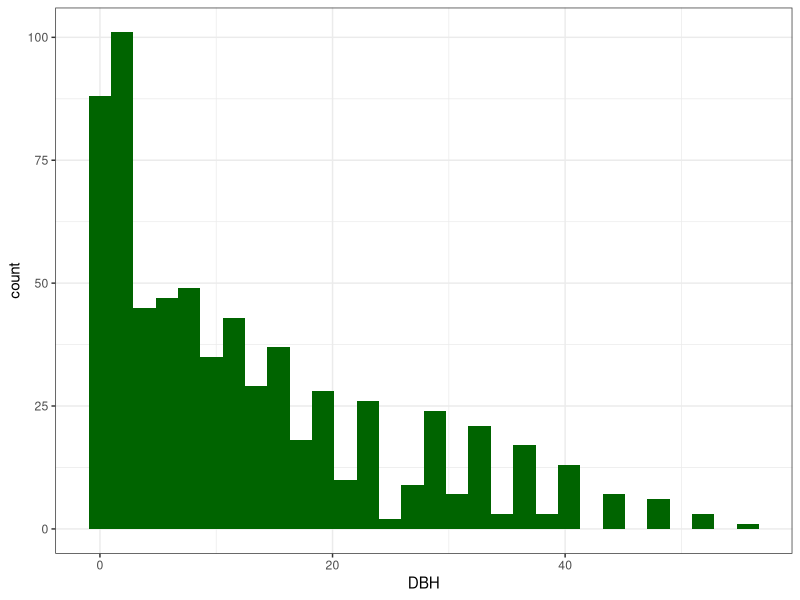
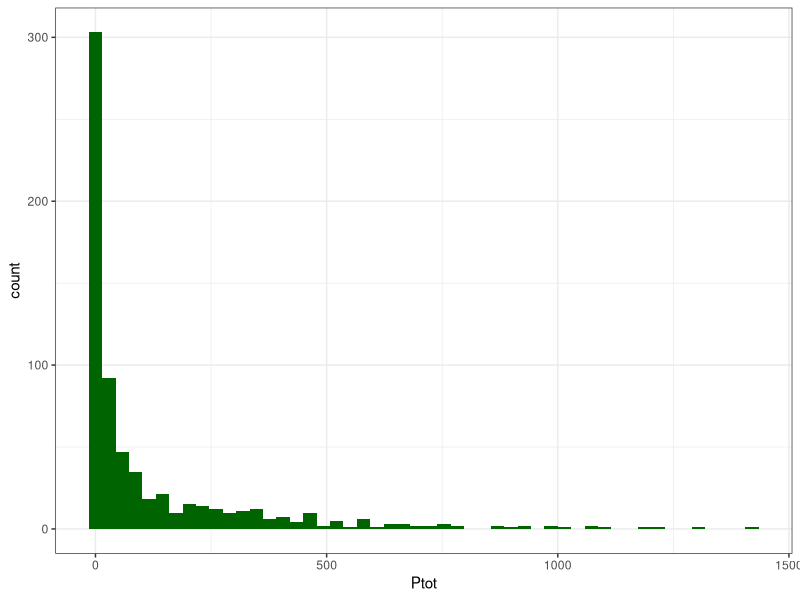
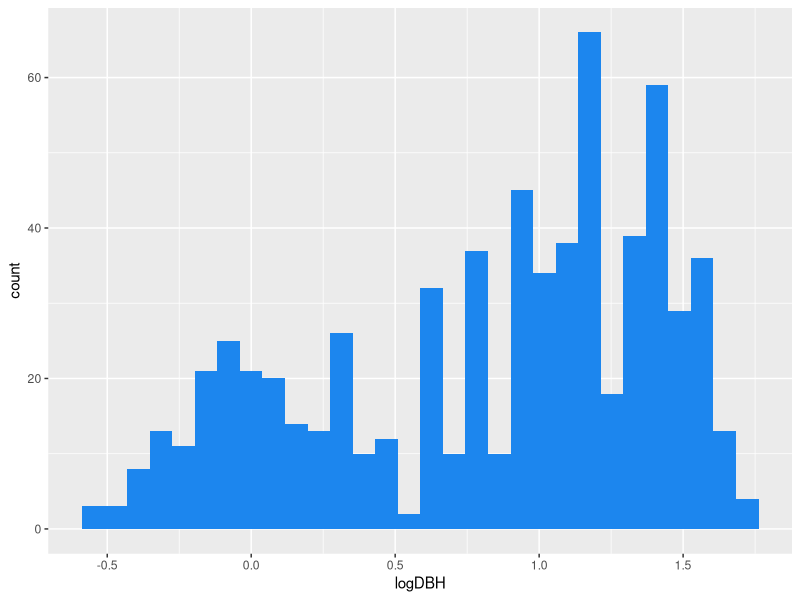
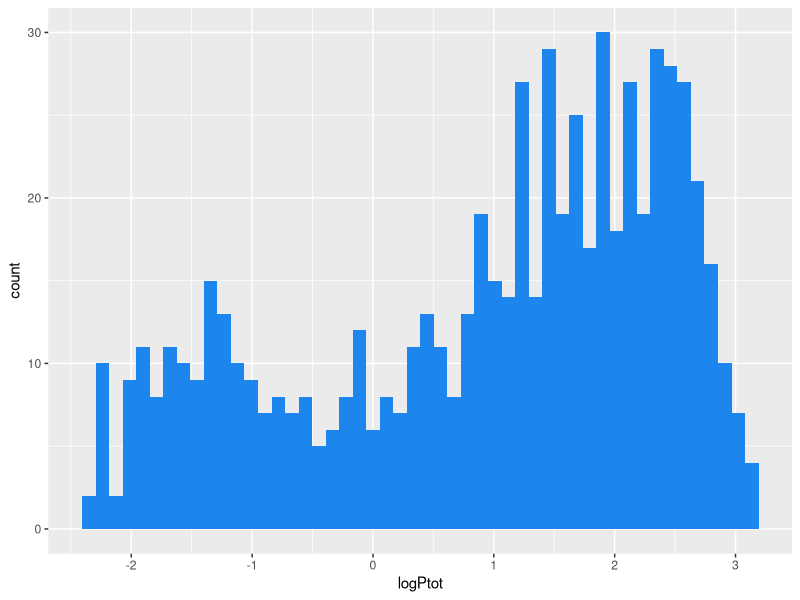
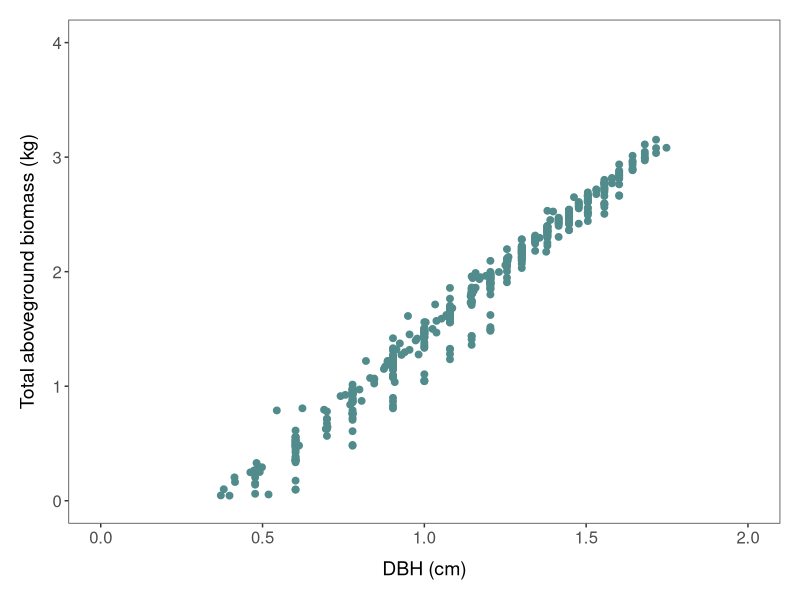
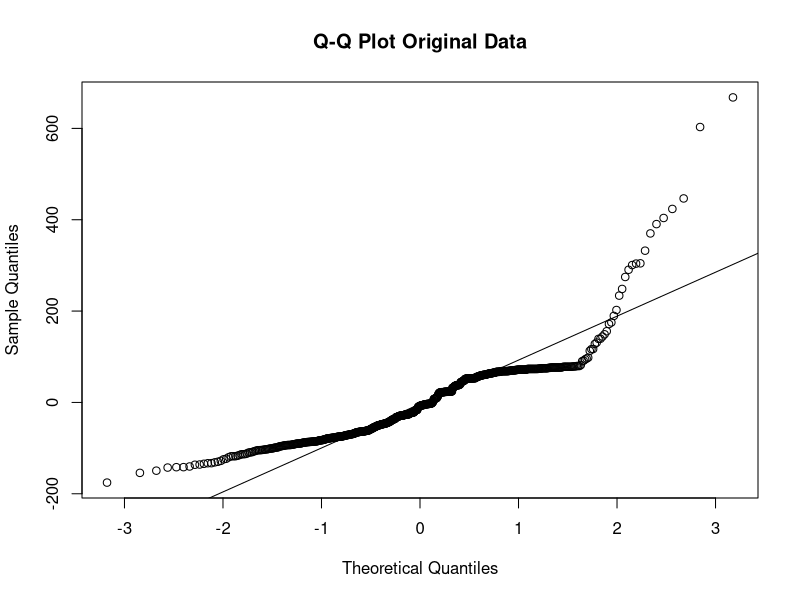
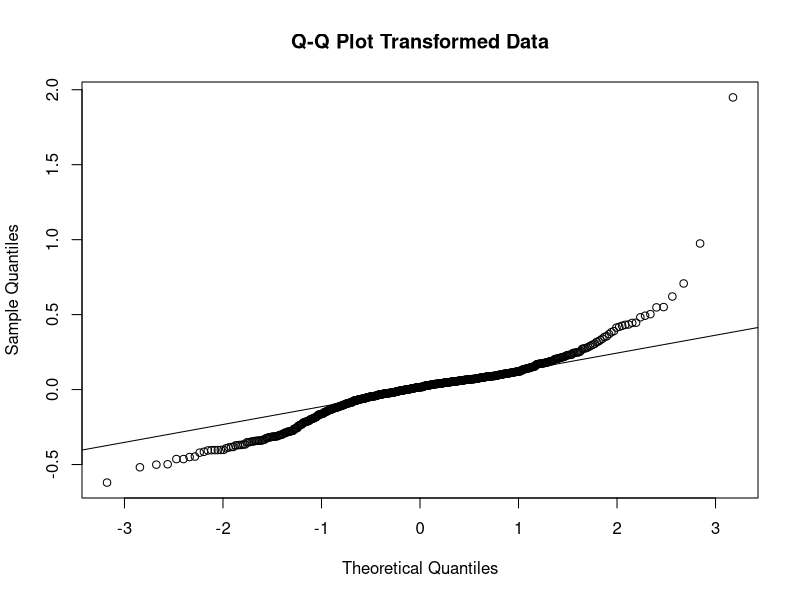

Here is the R script that generated these plots, in order: (Note: this script raises an error after producing the figures.)
####################################
#                                  #
#      Script on Tutorial 4        #
#      For Data Science in EES     #
#      Luisa-Marie Dickenmann      #
#      Semester 1, 2022            #
#                                  #
###################################################################
#                                                                 #
# This script guides through how to build a regression model      #
# and use the model's output to produce allometric equations      #
# for required variables                                          #    
#                                                                 #
###################################################################

library(tidyverse)
library(readxl)
library(skimr)

raw <- read.csv("Data/Biomass_trees.csv")

# Data wrangling ----
# Filter for chosen species (e.g., Scots pine)
# Remove rows that contain NAs
# Select required explanatory (e.g., DBH) and response (e.g., total live biomass) variables
unique(raw$Species)
trees <- raw %>% 
  filter(Species=="Pinus sylvestris L.") %>% 
  drop_na(Ptot, DBH) %>% 
  select(Species, DBH, Ptot)

range(trees$DBH)
range(trees$Pptot)
min(trees$Ptot)

# Visualise the relationship between response and explanatory variable ---- 
  # Visualise the distribution of the variables to determine whether data transformation is necessary
(distribution_DBH <- ggplot(trees, aes(x=DBH)) +
   geom_histogram(fill="#006400", bins=30) +
   theme_bw())
(distribution_biomass <- ggplot(trees, aes(x=Ptot)) +
    geom_histogram(fill="#006400", bins=50) +
    theme_bw())
  # Both response and explanatory variables are not normally distributed, but right-skewed
  # Since both our variables are not discrete but continuous (i.e., contain decimal points), 
    # sticking with a linear model but transforming the data is the more sensible approach

# Log10 transforming both variables
trees <- trees %>% 
  mutate(logPtot = log10(Ptot)) %>% 
  mutate(logDBH = log10(DBH))
# Careful! Log transformation only works for positive (i.e. non-zero) data. 
# If the data is not that strongly right-skewed, you might find that taking the square root (sqrt(x))
 # is a better option, as it is a 'weaker' transformation

# What does the distribution look like now?
(distribution_logDBH <- ggplot(trees, aes(x=logDBH)) +
    geom_histogram(fill="#1C86EE", bins=30))
(distribution_logbiomass <- ggplot(trees, aes(x=logPtot)) +
    geom_histogram(fill="#1C86EE", bins=50))

# What are the maximum values for both variables?
  # This is useful for setting the limits for the x and y axes should ggplot not set them correctly
max(trees$logDBH)
max(trees$logPtot)

# Visualising the relationship
(DBH_biomass <- ggplot(trees, aes(x = logDBH, y = logPtot)) +
    geom_point(size=2, colour="#528B8B")) +
  geom_smooth(method="", colour="#8F8F8F") +
  theme_bw() + 
  xlab("DBH (cm)") +
  ylab("Total aboveground biomass (kg)")  +
  theme(axis.text.x=element_text(size=12),
        axis.text.y=element_text(size=12),
        panel.grid=element_blank(),
        plot.margin=unit(c(0.5,0.5,0.5,0.5), units = , "cm"),
        axis.title.x=element_text(margin = margin(t = 10)),
        axis.title.y=element_text(margin = margin(r = 10)),
        axis.title=element_text(size=14)
  ) +
  xlim(0,2) +
  ylim(0,4)
  # The relationship now looks linear and we can use a linear model to quantify the relationship between the variables


# Making the model ----
  # Original data
DBH_biomass_mod_original <- lm(Ptot~DBH, data=trees)
anova(DBH_biomass_mod_original)
summary(DBH_biomass_mod_original)

  # Transformed data
DBH_biomass_mod_transformed <- lm(logPtot~logDBH, data=trees)
  # Extract coefficients
summary(DBH_biomass_mod_transformed)

# The model with the original data has a larger standard error
# The p-value is the same for both the original and the transformed data

# Assess whether our models follow the assumptions of linear models
  # Original data
qqnorm(DBH_biomass_mod_original$residuals, main = 'Q-Q Plot Original Data')
qqline(DBH_biomass_mod_original$residuals)

  # Transformed data
qqnorm(DBH_biomass_mod_transformed$residuals, main = 'Q-Q Plot Transformed Data')
qqline(DBH_biomass_mod_transformed$residuals)

# Back-transform the data to make units of predictions sensible
trees <- trees %>% 
  mutate(reversePtot = 10^log(Ptot)) %>% 
  mutate(reverseDBH = 10^log(DBH))
  # The back-transformed data should match the original data

# ALLOMETRIC EUQATIONS ---- 
  # Total live biomass = slope * DBH + intercept
  # To predict the response variable (total live biomass) with explanatory variable (DBH), 
    # we need the slope and the intercept of the model's regression line
  # Intercept = -1.13
  # Slope = 2.52
  # Because we have log-transformed our data, some values will be negative. 
  # The allometric equation is therefore:
    # Total live biomass = 2.52 * DBH + (-1.13)
  
  
# ERROR QUANTIFICATION ----
  # We do have an equation now, but we need to know how good our predictions are
  # For this, we can compare the actual measured data with what our model would 
    # predict the response variable to be and produce a root mean squared error (RMSE)

# Data frame with observed explanatory and response variables
  # Live biomass is predicted using observed log-transformed data
  # The difference between the observed and predicted data is calculated

RMSE_calculations <- trees %>% 
    select(logPtot, logDBH) %>%
    mutate(intercept=-1.13, slope=2.52, predicted_biomass=slope*logDBH+intercept,
           difference=predicted_biomass-logPtot, reverse_difference=10^log(difference))

  # RMSE = the square root of the sum of all differences divided by the number of observations
RMSE_log10 <- (sqrt(sum(RMSE_calculations$difference))/length(RMSE_calculations$difference))

RMSE <- 10^log(RMSE)
